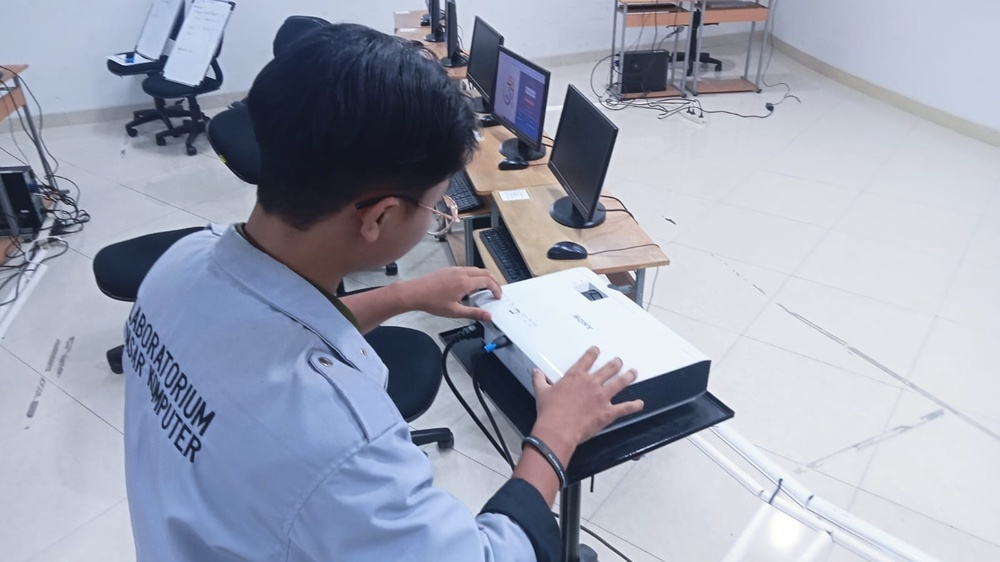
#> input picture Foto/aku.jpeg, 1000 x 562 px, shrunk from 1600 x 900 before the run, given in place of the camera
$ python shapeDetecrion.py
#> lines starting #> are read from the running program, lines starting #| are printed output that depends on the picture; after the words box and inside, x2 and y2 are one past the last pixel; in counts of white or black regions, pixels touching at a corner belong together
import cv2

def getContour(frame, frameContour):
    contours = cv2.findContours(frame, cv2.RETR_EXTERNAL, cv2.CHAIN_APPROX_NONE)
    for cnt in contours:
        area = cv2.contourArea(cnt)
        if area > 500:
            cv2.drawContours(frameContour, cnt, -1, (0, 0, 255),2)
            peri = cv2.arcLenght(cnt, True)
            approx = cv2.approxPolyDP(cnt, 0.02*peri, True)
            korner = len(approx)
            print(korner)

            x,y,w,h = cv2.boundingRect(approx)

            if korner == 3: benda = "segi tiga"
            else: benda = "lainnya"

            cv2.rectangle(frameContour, (x,y), (x+w, y+h), (255, 0, 0))
            cv2.putText(frameContour, benda, (x+(w//2)-10, y+(h//2)-10), cv2.FONT_HARSHEY_COMPLEX, 0.7, (0, 0, 0),2)
def main(video):
    while True:
        ret, frame = cam.read()
#> frame is the input picture: shape (562, 1000, 3); mean B, G, R 177.5, 160.8, 155.5

        frameContour = frame.copy()

        frameBlur = cv2.GaussianBlur(frame, (7,7), 1)
        frameCanny = cv2.Canny(frameBlur, 50, 70)
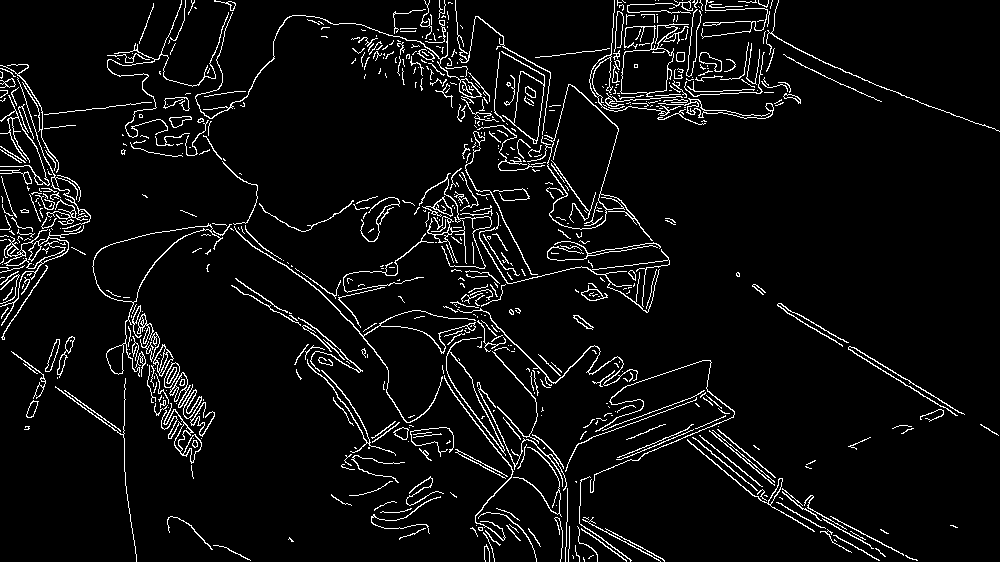
#> frameCanny: shape (562, 1000); 5.6% white in thin lines or dots

        getContour(frameCanny, frameContour)
#> in getContour, `contours = cv2.findContours(frame, cv2.RETR_EXTERNAL, cv2.CHAIN_APPROX..`: contours = 694 contours, 594 with area under 20; largest, box (x1, y1, x2, y2) and area: (527, 84, 653, 241) 6698, (92, 223, 223, 377) 4077, (620, 23, 689, 97) 2048, (501, 51, 545, 144) 1474, (446, 337, 506, 456) 1270
#> the loop in getContour, `for cnt in contours:` made 1 pass

        cv2.imshow("asli", frame)
        cv2.imshow("canny", frameCanny)
        #cv2.imshow("blur", frameBlur)
        cv2.imshow("HASIL", frameContour)

        if cv2.waitKey(1) & 0xFF == ord('q'):
            break
    video.release()
    cv2.destroyAllWindows()


if __name__ == '__main__':
    cam = cv2.VideoCapture(0)
#> (the run stopped early here; a loop or call above may not have finished)
